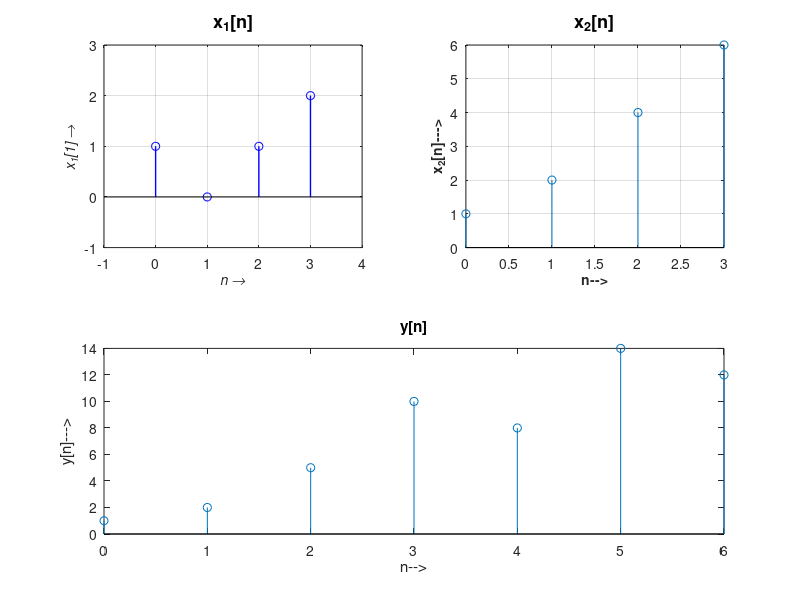

The MATLAB script that drew this image:
clc;
clear all;
close all;
x1=[1,0,1,2];   % 1st sequence
N1=length(x1);
n1=0:1:N1-1;
subplot(2,2,1); % Plotting of 1st sequence
stem(n1,x1,'b','linewidth',1);
axis([-1 4 -1 3]);
grid on;
xlabel('\itn \rightarrow','Fontweight','bold','Fontsize',10);
ylabel('\itx_1[1] \rightarrow','Fontweight','bold','Fontsize',10);
title('x_1[n]','Fontweight','bold','Fontsize',13);
x2=[1,2,4,6];
N2=length(x2);
n2=0:1:N2-1;
subplot(2,2,2);
stem(n2,x2);
grid on;
xlabel('\itn \rightarrow','Fontweight','bold','Fontsize',10);
ylabel('\itx_1[1] \rightarrow','Fontweight','bold','Fontsize',10);
title('x_1[n]','Fontweight','bold','Fontsize',13);
xlabel('n-->');
ylabel('x_2[n]--->');
title('x_2[n]');
y=conv(x1,x2);
n=0:1:N1+N2-2;
subplot(2,1,2);
stem(n,y);
xlabel('n-->');
ylabel('y[n]--->');
title('y[n]');
